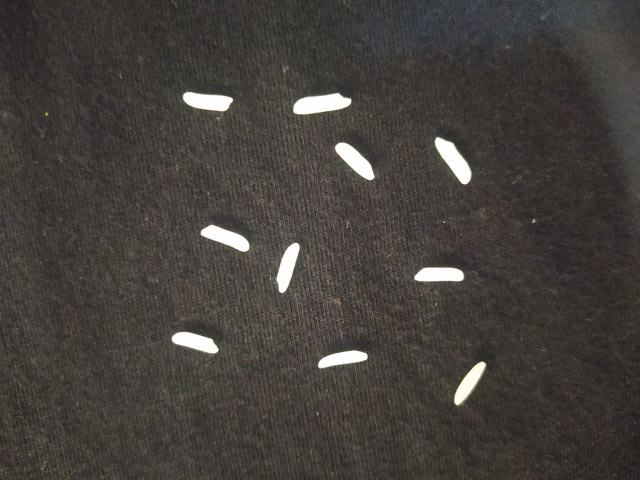
#> input picture pirinc.jpg, 1280 x 960 px (shown at 1/2 size)
$ python odevv3.py
#> lines starting #> are read from the running program, lines starting #| are printed output that depends on the picture; after the words box and inside, x2 and y2 are one past the last pixel; in counts of white or black regions, pixels touching at a corner belong together

import cv2
import numpy as np

image = cv2.imread("pirinc.jpg")
#> image is the input picture: shape (960, 1280, 3); mean B, G, R 60.1, 64.1, 68


gray = cv2.cvtColor(image, cv2.COLOR_BGR2GRAY)

# Eşik değerini belirle
threshold_value = 225

# Eşikleme işlemi uygula
_, threshold = cv2.threshold(gray, threshold_value, 255, cv2.THRESH_BINARY)
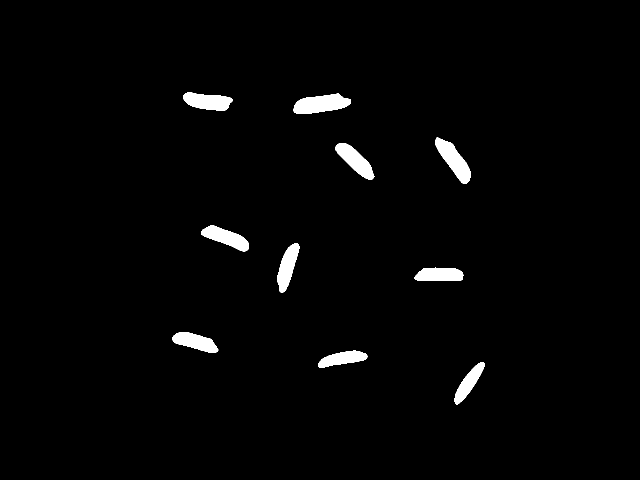
#> threshold: shape (960, 1280) (shown at 1/2 size); 2% white; 10 white regions

# Kontürleri bul
contours, _ = cv2.findContours(threshold, cv2.RETR_EXTERNAL, cv2.CHAIN_APPROX_SIMPLE)
#> contours = 10 contours; largest, box (x1, y1, x2, y2) and area: (587, 187, 702, 228) 3064, (870, 275, 941, 368) 2797, (671, 286, 749, 360) 2487, (367, 185, 465, 222) 2414, (402, 450, 498, 503) 2350

# Pirinç sayısını yazdır
print("Pirinç sayısı:", len(contours))
#| Pirinç sayısı: 10

# Eşiklenmiş görüntüyü göster
cv2.imshow("Eşiklenmiş Görüntü", threshold)
cv2.waitKey(0)
cv2.destroyAllWindows()
